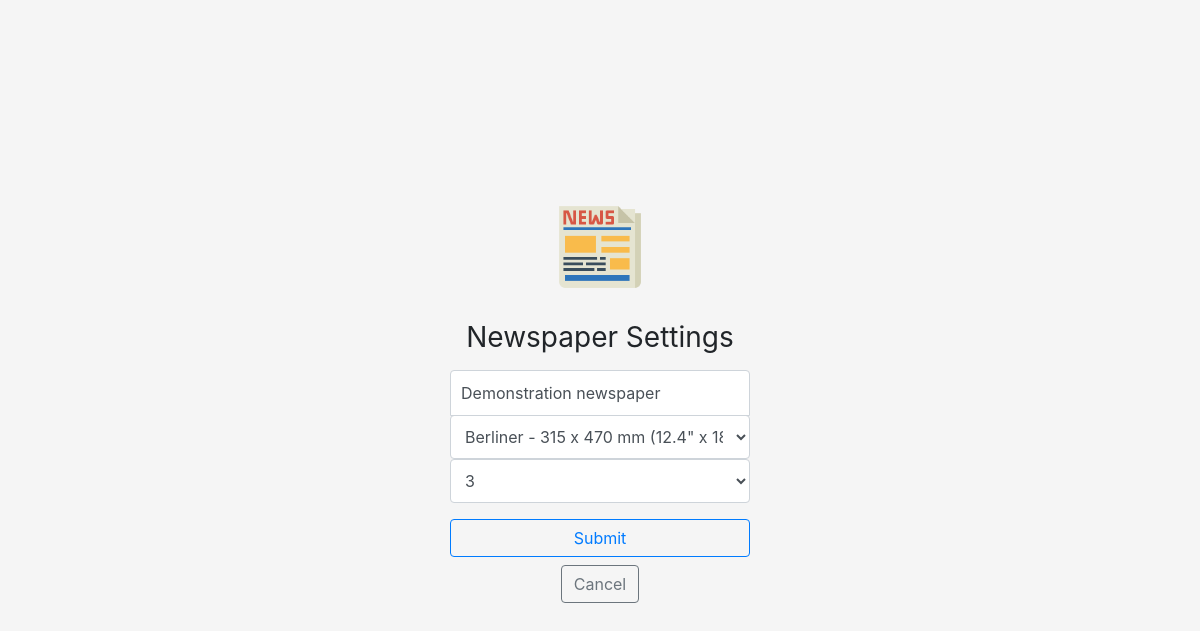
Page /newspaper/2/update/ (signed in) on the earlier database version.
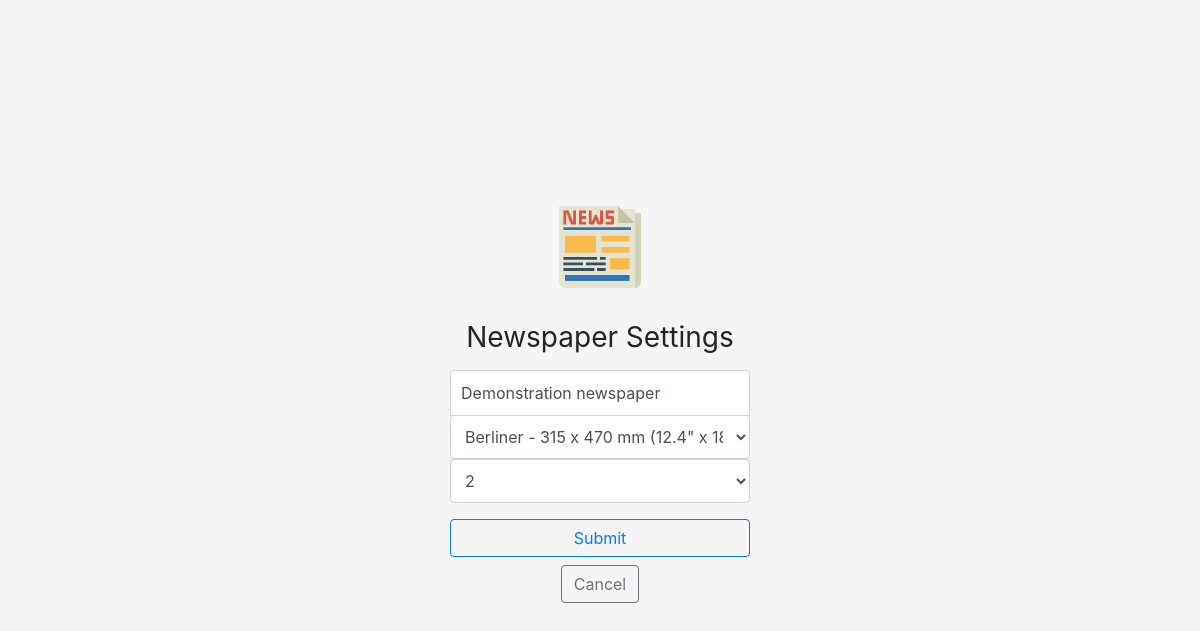
Same page on the later database version.
### app/models.py (models this page shows, shortened)
class Newspaper(models.Model):
    title = models.CharField(max_length=100)
    date_posted = models.DateField(default=timezone.now)
    COLUMN_CHOISES = (
        ('2', 2),
        ('3', 3),
        ('4', 4),
        ('5', 5),
    )
    columns = models.CharField(max_length=1, choices=COLUMN_CHOISES, default=3)
    FORMAT_CHOISES = {
        ('broadsheet', 'Broadsheet - 600 x 750 mm (23.5" x 29.5")'),
        ('berliner', 'Berliner - 315 x 470 mm (12.4" x 18.5")'),
        ('tabloid', 'Tabloid - 280 x 430 mm (11.0" x 16.9")')
    }
    page_size = models.CharField(max_length=100, choices=FORMAT_CHOISES, default='berliner')
    author = models.ForeignKey(User, on_delete=models.CASCADE)

### app/views.py (the view, shortened to what this page needs)
# urls.py: path("newspaper/<int:pk>/update/", EditorUpdateView.as_view(), name='editor-update'),
class EditorUpdateView(LoginRequiredMixin, PermissionRequiredMixin, UpdateView):
    model = Newspaper
    fields = ['title', 'page_size', 'columns']
    def has_permission(self):
        newspaper = self.get_object()
        return self.request.user == newspaper.author

### app/templates/app/newspaper_form.html (shortened to what this page needs)
{% extends "app/base.html" %}
{% load crispy_forms_tags %}
{% load static %}
{% block extra_head %}
    <link href="{% static 'css/signin.css' %}" rel="stylesheet">
{% endblock extra_head %}
{% block content %}
    <div class="content-section">
        <form id="main-form" method="POST">
            <fieldset class="form-group">
                <img class="mb-4" src="{% static 'images/newspaper_logo.png' %}" alt="" width="100" height="100" id="image_logo">
                <h1 class="h3 mb-3 font-weight-normal">Newspaper Settings</h1>
                {{ form|crispy  }}
            </fieldset>
            <div class="mt-3 form-group">
                <button class="btn btn-outline-primary mb-2" type="submit">Submit</button>
                <a class="btn btn-outline-secondary" href="{{request.META.HTTP_REFERER}}">Cancel</a>
            </div>
        </form>
    </div>
{% endblock content %}

### app/templates/app/base.html (shortened to what this page needs)
<!DOCTYPE html>
<html lang="en">
  {% load static %}
  <head>
    <link rel="stylesheet" href="https://stackpath.bootstrapcdn.com/bootstrap/4.5.2/css/bootstrap.min.css"
>
    <link rel="stylesheet" href="https://cdnjs.cloudflare.com/ajax/libs/font-awesome/4.7.0/css/font-awesome.min.css">
    {% block extra_head %}{% endblock %}
  </head>
  <body class="{% block body_class %}text-center{% endblock %}">
    {% block content %}{% endblock %}
  </body>
</html>

### users/static/css/signin.css (style rules this page uses)
html, body { height: 100%; }
body { display: -ms-flexbox; display: -webkit-box; display: flex; -ms-flex-align: center; -ms-flex-pack: center; -webkit-box-align: center; align-items: center; -webkit-box-pack: center; justify-content: center; padding-top: 40px; padding-bottom: 40px; background-color: #f5f5f5; }
.content-section { width: 100%; max-width: 300px; }
.form-group { width: 100%; max-width: 300px; padding: 0px; margin: 0 auto; }
.form-group button { width: 100%; max-width: 300px; }
.form-group .form-control { position: relative; box-sizing: border-box; height: auto; padding: 10px; font-size: 16px; }
.form-group input[type="text"] { margin-bottom: -1px; border-bottom-right-radius: 0; border-bottom-left-radius: 0; }
#image_logo { transform: scale(0.9); }

Differences in the rows shown:
changed Newspaper "Demonstration newspaper": columns "3" → "2"
